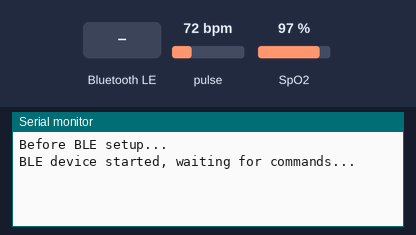
Bench run of a program on a simulated ESP32. Shown: the last lines printed to the serial monitor. The inputs (shaded band) are chosen by the test bench; at power-on: pulse 72 bpm, SpO2 97 %. Nothing arrives over Bluetooth unless stated; a phone connects over Bluetooth LE 3 s after start.

Above: at 13.2 s.
13.3 s: Bluetooth LE write "START" received
At 14.2 s:
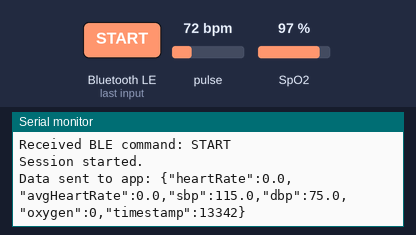
14.8 s: Bluetooth LE write "STOP" received
At 16.0 s:
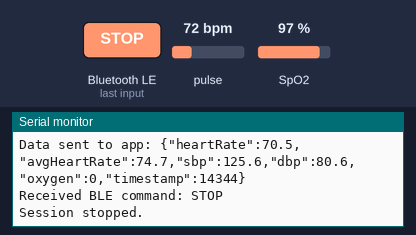
16.3 s: Bluetooth LE write "1" received
At 16.7 s:
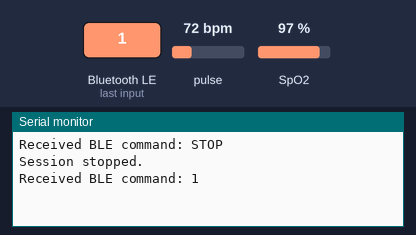

The program:

main.cpp
```cpp
#define LOG_LOCAL_LEVEL ESP_LOG_WARN
#include "esp_log.h"
#include <Arduino.h>
#include <Wire.h>
#undef I2C_BUFFER_LENGTH // Fix redefinition warning
#include <MAX30105.h>
#include <spo2_algorithm.h>
#include <BLEDevice.h>
#include <BLEUtils.h>
#include <BLEServer.h>
#include <BLE2902.h>

#define SERVICE_UUID "6e400001-b5a3-f393-e0a9-e50e24dcca9e"
#define RX_CHAR_UUID "6e400002-b5a3-f393-e0a9-e50e24dcca9e" // Write (App -> ESP)
#define TX_CHAR_UUID "6e400003-b5a3-f393-e0a9-e50e24dcca9e" // Notify (ESP -> App)

MAX30105 particleSensor;

// Sensor variables
const byte RATE_SIZE = 15;
float rates[RATE_SIZE];
byte rateSpot = 0;
float beatsPerMinute = 0, beatAvg = 75;
uint32_t irBuffer[100], redBuffer[100];
int32_t spo2;
int8_t validSPO2;
int32_t bufferLength = 100;
int sampleCounter = 0;
unsigned long lastSampleTime = 0, lastSpO2Update = 0;
bool needSpO2Update = false;
#define USE_FILTER true
float alpha = 0.7;
long irFiltered = 0, irPrevious = 0, redFiltered = 0, redPrevious = 0;
const int MAX_PPG_PEAKS = 500;
unsigned long ppgPeakTimes[MAX_PPG_PEAKS];
int ppgPeakCount = 0;
unsigned long lastPPGPeakTime = 0;
long ppgRRIntervals[MAX_PPG_PEAKS - 1];
int ppgRRCount = 0;
float sessionHRV = 0.0;
bool recording = false;
static float filteredBPM = 0;
float bpmAlpha = 0.3;
static float prevFiltered = 0;
static bool wasRising = false;
static unsigned long pulseStartTime = 0;
static float pulseMin = 0, pulseMax = 0;
static unsigned long pulseMinTime = 0;
static unsigned long pulseMaxTime = 0;

BLECharacteristic *txCharacteristic;
BLECharacteristic *rxCharacteristic;

unsigned long lastDataSentTime = 0; // Track the last time data was sent

void resetHRValues();
float calculateSessionHRV();
long filterValue(long newValue, long prevValue);

class CommandCallbacks : public BLECharacteristicCallbacks
{
  void onWrite(BLECharacteristic *pCharacteristic)
  {
    std::string value = pCharacteristic->getValue();
    if (value.length() > 0)
    {
      String bleCommand = String(value.c_str());
      Serial.print("Received BLE command: ");
      delay(10);
      Serial.println(bleCommand);
      delay(10);
      if (bleCommand.startsWith("START"))
      {
        recording = true;
        resetHRValues();
        ppgPeakCount = 0;
        ppgRRCount = 0;
        lastPPGPeakTime = 0;
        Serial.println("Session started.");
        delay(10);
      }
      else if (bleCommand.startsWith("STOP"))
      {
        recording = false;
        sessionHRV = calculateSessionHRV();
        Serial.println("Session stopped.");
        delay(10);
        // Send HRV summary to app
        String summary = String("{\"hrv\":") + String(sessionHRV, 2) + "}";
        txCharacteristic->setValue(summary.c_str());
        txCharacteristic->notify();
      }
    }
  }
};

void setup()
{
  Serial.begin(230400);
  delay(1000);
  Serial.println("Before BLE setup...");
  delay(1000);

  // BLE setup
  BLEDevice::init("ESP32-PPG");
  delay(10000);
  BLEServer *pServer = BLEDevice::createServer();
  BLEService *pService = pServer->createService(SERVICE_UUID);

  rxCharacteristic = pService->createCharacteristic(
      RX_CHAR_UUID,
      BLECharacteristic::PROPERTY_WRITE);
  rxCharacteristic->setCallbacks(new CommandCallbacks());

  txCharacteristic = pService->createCharacteristic(
      TX_CHAR_UUID,
      BLECharacteristic::PROPERTY_NOTIFY);
  txCharacteristic->addDescriptor(new BLE2902());

  pService->start();
  BLEAdvertising *pAdvertising = BLEDevice::getAdvertising();
  pAdvertising->setScanResponse(true);
  pAdvertising->setMinPreferred(0x06);
  pAdvertising->setMinPreferred(0x12);
  pAdvertising->start();
  Serial.println("BLE device started, waiting for commands...");
  delay(10);

  // Sensor setup
  Wire.begin(21, 22);
  particleSensor.begin(Wire, I2C_SPEED_FAST);
  particleSensor.setup();
  particleSensor.setPulseAmplitudeRed(0x3F);
  particleSensor.setPulseAmplitudeGreen(0);
  for (byte i = 0; i < RATE_SIZE; i++)
    rates[i] = 75;
  beatAvg = 0;
}

void loop()
{

  if (!recording)
  {
    delay(100);
    return;
  }

  // Declare pulse variables at the beginning of the loop
  float pulseAmplitude = 0;
  float pulseWidth = 0;

  // Sensor reading and filtering
  long irValue = particleSensor.getIR();
  long redValue = particleSensor.getRed();
  irFiltered = filterValue(irValue, irPrevious);
  redFiltered = filterValue(redValue, redPrevious);
  irPrevious = irFiltered;
  redPrevious = redFiltered;

  // Peak detection for HR/HRV
  static long prev1 = 0, prev2 = 0;
  static unsigned long lastPeakTime = 0;
  if (prev2 < prev1 && prev1 > irFiltered && prev1 > 50000)
  {
    unsigned long now = millis();
    if ((now - lastPeakTime) > 500)
    {
      if (ppgPeakCount < MAX_PPG_PEAKS)
        ppgPeakTimes[ppgPeakCount++] = now;
      if (lastPeakTime > 0)
      {
        long delta = now - lastPeakTime;
        beatsPerMinute = 60.0 / (delta / 1000.0);
        if (beatsPerMinute < 255 && beatsPerMinute > 20)
        {
          if (beatAvg > 0 && (beatsPerMinute < 0.7 * beatAvg || beatsPerMinute > 1.3 * beatAvg))
          {
            // Ignore outlier
          }
          else
          {
            if (filteredBPM == 0)
              filteredBPM = beatsPerMinute;
            else
              filteredBPM = bpmAlpha * beatsPerMinute + (1 - bpmAlpha) * filteredBPM;
            rates[rateSpot++] = filteredBPM;
            rateSpot %= RATE_SIZE;
            beatAvg = 0;
            for (byte x = 0; x < RATE_SIZE; x++)
              beatAvg += rates[x];
            beatAvg /= RATE_SIZE;
          }
        }
      }
      lastPeakTime = now;
    }
  }
  prev2 = prev1;
  prev1 = irFiltered;

  // BP estimation
  if (!wasRising && irFiltered > prevFiltered)
  {
    pulseMin = prevFiltered;
    pulseMinTime = millis();
    wasRising = true;
    pulseStartTime = pulseMinTime;
  }
  if (wasRising && irFiltered < prevFiltered)
  {
    pulseMax = prevFiltered;
    pulseMaxTime = millis();
    wasRising = false;
    pulseAmplitude = pulseMax - pulseMin;
    pulseWidth = pulseMaxTime - pulseMinTime;
  }

  // SpO2 calculation
  if (millis() - lastSampleTime > 10)
  {
    lastSampleTime = millis();
    irBuffer[sampleCounter] = irFiltered;
    redBuffer[sampleCounter] = redFiltered;
    sampleCounter++;
    if (sampleCounter >= 100)
    {
      needSpO2Update = true;
      sampleCounter = 0;
    }
  }
  if (needSpO2Update && millis() - lastSpO2Update > 1000)
  {
    int32_t tempHeartRate;
    int8_t tempHRvalid;
    maxim_heart_rate_and_oxygen_saturation(irBuffer, bufferLength, redBuffer,
                                           &spo2, &validSPO2, &tempHeartRate, &tempHRvalid);
    lastSpO2Update = millis();
    needSpO2Update = false;
  }

  // --- SEND DATA EVERY SECOND, NO MATTER WHAT ---
  unsigned long currentTime = millis();
  if (currentTime - lastDataSentTime >= 1000)
  {
    float estimatedSBP = 115 + (pulseAmplitude * 0.004) - (pulseWidth * 0.04) + (filteredBPM * 0.15);
float estimatedDBP = 75 + (pulseAmplitude * 0.0015) - (pulseWidth * 0.015) + (filteredBPM * 0.08);

    String data = String("{\"heartRate\":") + String(filteredBPM, 1) +
                  ",\"avgHeartRate\":" + String(beatAvg, 1) +
                  ",\"sbp\":" + String(estimatedSBP, 1) +
                  ",\"dbp\":" + String(estimatedDBP, 1) +
                  ",\"oxygen\":" + String(spo2) +
                  ",\"timestamp\":" + String(millis()) + "}";
    txCharacteristic->setValue(data.c_str());
    txCharacteristic->notify();
    Serial.println("Data sent to app: " + data);

    lastDataSentTime = currentTime;
  }
}
void resetHRValues()
{
  beatsPerMinute = 0;
  beatAvg = 0;
  filteredBPM = 0;
  for (byte i = 0; i < RATE_SIZE; i++)
    rates[i] = 75;
  spo2 = 0;
  validSPO2 = 0;
  ppgPeakCount = 0;
  ppgRRCount = 0;
  lastPPGPeakTime = 0;
}

float calculateSessionHRV()
{
  ppgRRCount = 0;
  for (int i = 1; i < ppgPeakCount; i++)
  {
    long rr = ppgPeakTimes[i] - ppgPeakTimes[i - 1];
    if (rr > 500 && rr < 1200)
      ppgRRIntervals[ppgRRCount++] = rr;
  }
  if (ppgRRCount == 0)
    return 0.0;
  long sum = 0;
  for (int i = 0; i < ppgRRCount; i++)
    sum += ppgRRIntervals[i];
  float mean = (float)sum / ppgRRCount;
  float variance = 0.0;
  for (int i = 0; i < ppgRRCount; i++)
    variance += pow(ppgRRIntervals[i] - mean, 2);
  variance /= ppgRRCount;
  return sqrt(variance);
}

long filterValue(long newValue, long prevValue)
{
  if (USE_FILTER)
  {
    if (prevValue == 0)
      return newValue;
    return (long)(alpha * newValue + (1 - alpha) * prevValue);
  }
  else
  {
    return newValue;
  }
}
```

Source omitted: temp.cpp (18837 bytes)

Measured:
- after the input at 13.3 s, the serial monitor: prints a new line at once (image 1)
- after the input at 14.8 s, the serial monitor: prints a new line at once (image 2)
- after the input at 16.3 s, the serial monitor: prints a new line at once (image 3)
